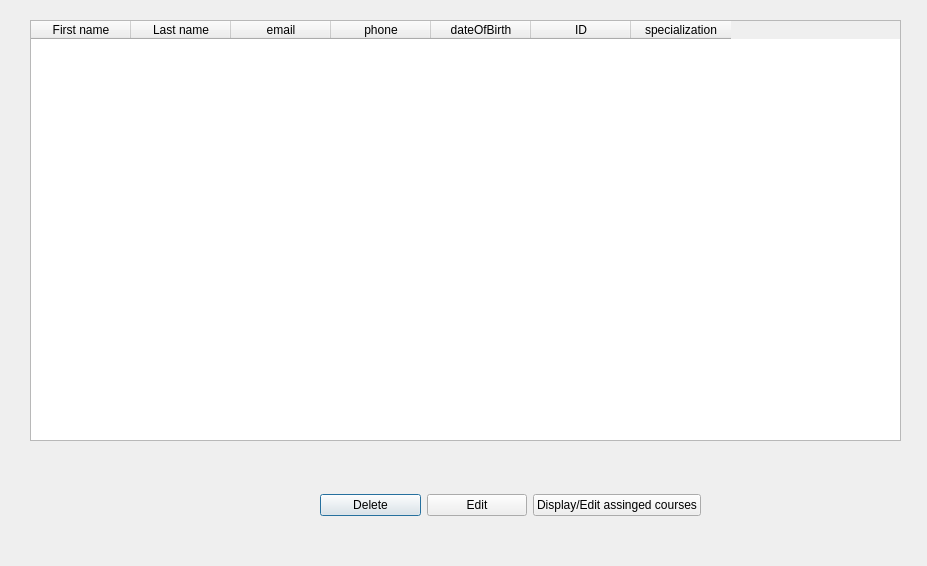
<?xml version="1.0" encoding="UTF-8"?>
<ui version="4.0">
 <class>displayTeachers</class>
 <widget class="QDialog" name="displayTeachers">
  <property name="geometry">
   <rect>
    <x>0</x>
    <y>0</y>
    <width>927</width>
    <height>566</height>
   </rect>
  </property>
  <property name="windowTitle">
   <string>Dialog</string>
  </property>
  <widget class="QTableWidget" name="tableWidget">
   <property name="geometry">
    <rect>
     <x>30</x>
     <y>20</y>
     <width>871</width>
     <height>421</height>
    </rect>
   </property>
   <column>
    <property name="text">
     <string>First name</string>
    </property>
   </column>
   <column>
    <property name="text">
     <string>Last name</string>
    </property>
   </column>
   <column>
    <property name="text">
     <string>email</string>
    </property>
   </column>
   <column>
    <property name="text">
     <string>phone</string>
    </property>
   </column>
   <column>
    <property name="text">
     <string>dateOfBirth</string>
    </property>
   </column>
   <column>
    <property name="text">
     <string>ID</string>
    </property>
   </column>
   <column>
    <property name="text">
     <string>specialization</string>
    </property>
   </column>
  </widget>
  <widget class="QWidget" name="">
   <property name="geometry">
    <rect>
     <x>320</x>
     <y>490</y>
     <width>381</width>
     <height>31</height>
    </rect>
   </property>
   <layout class="QHBoxLayout" name="horizontalLayout">
    <item>
     <widget class="QPushButton" name="Delete_teacher">
      <property name="text">
       <string>Delete</string>
      </property>
     </widget>
    </item>
    <item>
     <widget class="QPushButton" name="Edit_teacher">
      <property name="text">
       <string>Edit</string>
      </property>
     </widget>
    </item>
    <item>
     <widget class="QPushButton" name="Assign_courses">
      <property name="text">
       <string>Display/Edit assinged courses</string>
      </property>
     </widget>
    </item>
   </layout>
  </widget>
 </widget>
 <resources/>
 <connections/>
</ui>
